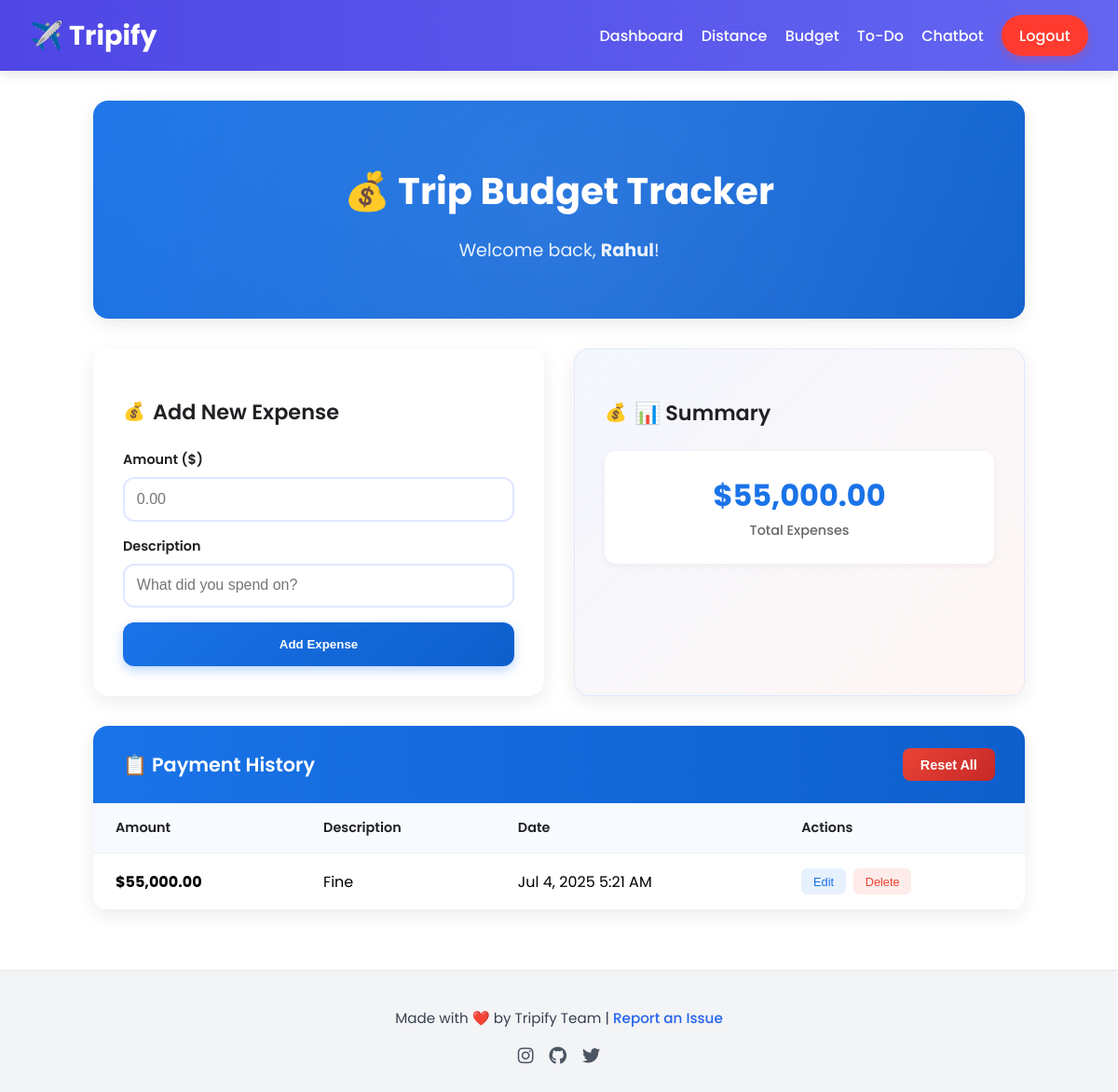
Page /modules/bugdet_Module/budget_solo.php (signed in) on the earlier database version.
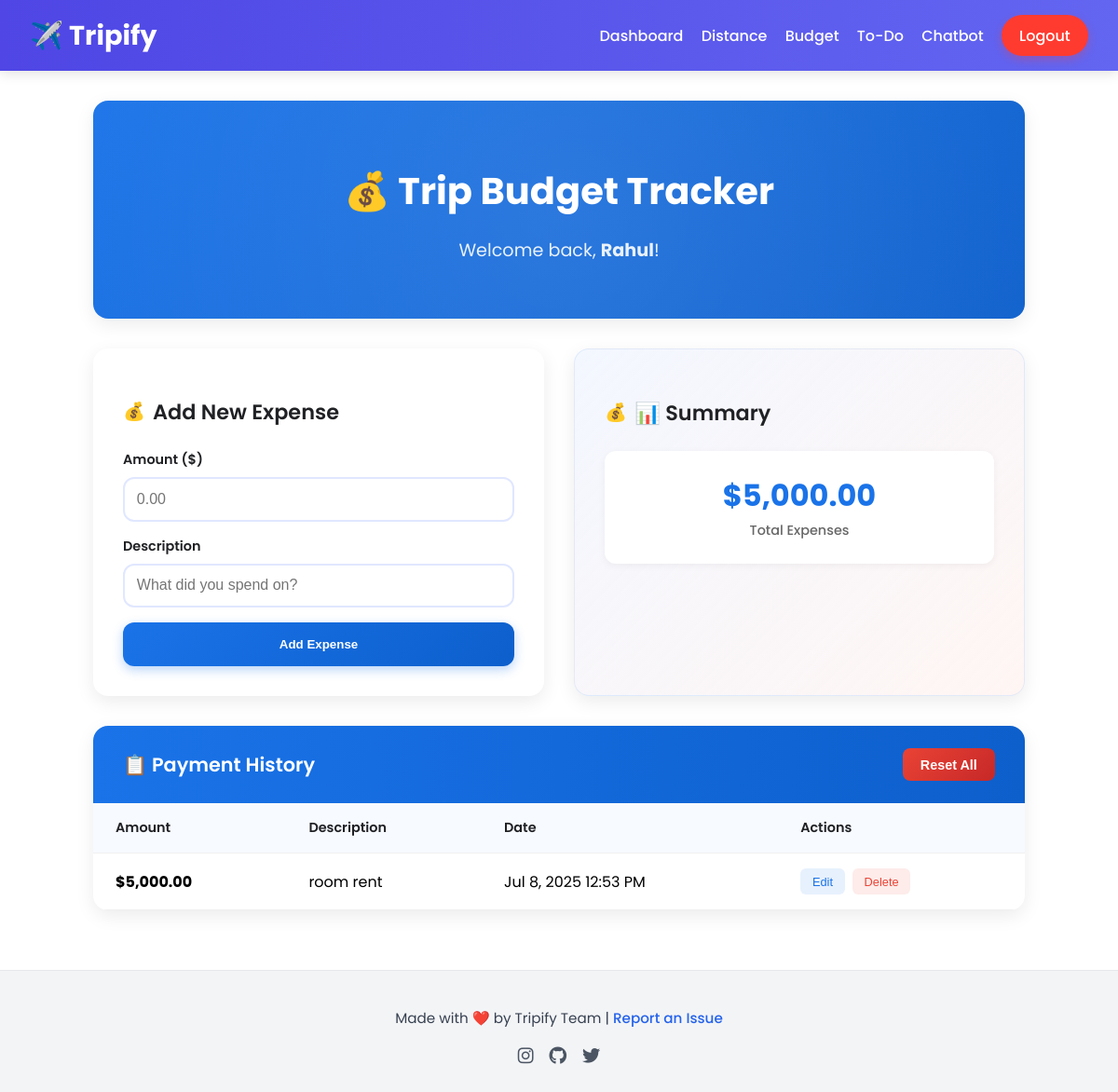
Same page on the later database version.
### tables this page shows
CREATE TABLE `expenses` (
  `id` int NOT NULL AUTO_INCREMENT,
  `user_id` int NOT NULL,
  `amount` decimal(10,2) NOT NULL,
  `description` varchar(255) DEFAULT NULL,
  `created_at` timestamp NULL DEFAULT CURRENT_TIMESTAMP,
  PRIMARY KEY (`id`),
  KEY `user_id` (`user_id`),
  CONSTRAINT `expenses_ibfk_1` FOREIGN KEY (`user_id`) REFERENCES `users` (`id`) ON DELETE CASCADE
);

### modules/bugdet_Module/budget_solo.php (the view, shortened to what this page needs)
<?php
include_once __DIR__ . '/../../includes/db.php';
$user_id = $_SESSION['user_id'];
$stmt = $pdo->prepare("SELECT username FROM users WHERE id = ?");
$stmt->execute([$user_id]);
$user = $stmt->fetch(PDO::FETCH_ASSOC);
$stmt = $pdo->prepare("SELECT * FROM expenses WHERE user_id = ? ORDER BY created_at DESC");
$stmt->execute([$user_id]);
$expenses = $stmt->fetchAll(PDO::FETCH_ASSOC);
$total_paid = 0;
foreach ($expenses as $exp) $total_paid += $exp['amount'];
?>
<?php include_once __DIR__ . '/../../includes/header.php'; ?>
<div class="budget-container">
    <div class="budget-header">
        <h1 class="budget-title">💰 Trip Budget Tracker</h1>
        <p class="welcome-text">Welcome back, <strong><?= htmlspecialchars($user['username']) ?></strong>!</p>
    </div>
    <div class="main-content">
        <div class="expense-form-card">
            <h2 class="form-title">Add New Expense</h2>
            <form class="expense-form" onsubmit="addPayment(event)">
                <div class="form-group">
                    <label class="form-label" for="amount">Amount ($)</label>
                    <input type="number" id="amount" class="form-input" placeholder="0.00" min="0.01" step="0.01" required>
                </div>
                <div class="form-group">
                    <label class="form-label" for="description">Description</label>
                    <input type="text" id="description" class="form-input" placeholder="What did you spend on?">
                </div>
                <button type="submit" class="btn-primary">Add Expense</button>
            </form>
        </div>
        <div class="summary-card">
            <h2 class="form-title">📊 Summary</h2>
            <div class="summary-stats">
                <div class="stat-item">
                    <span class="stat-value">$<?= number_format($total_paid, 2) ?></span>
                    <span class="stat-label">Total Expenses</span>
                </div>
            </div>
        </div>
    </div>
    <div class="history-section">
        <div class="section-header">
            <h3 class="section-title">📋 Payment History</h3>
            <button class="btn-danger" onclick="resetAll()">Reset All</button>
        </div>
        <?php if (empty($expenses)): ?>
            <div class="empty-state">
                <div class="empty-state-icon">📝</div>
                <p><strong>No expenses yet!</strong></p>
                <p>Start by adding your first expense above.</p>
            </div>
        <?php else: ?>
            <table class="history-table">
                <thead>
                    <tr>
                        <th>Amount</th>
                        <th>Description</th>
                        <th>Date</th>
                        <th>Actions</th>
                    </tr>
                </thead>
                <tbody>
                    <?php foreach ($expenses as $exp): ?>
                        <tr data-id="<?= $exp['id'] ?>">
                            <td><strong>$<?= number_format($exp['amount'], 2) ?></strong></td>
                            <td><?= htmlspecialchars($exp['description'] ?: 'No description') ?></td>
                            <td><?= date('M j, Y g:i A', strtotime($exp['created_at'])) ?></td>
                            <td>
                                <div class="action-buttons">
                                    <button class="btn-edit" onclick="editPayment(<?= $exp['id'] ?>, <?= $exp['amount'] ?>, '<?= htmlspecialchars(addslashes($exp['description'])) ?>')">Edit</button>
                                    <button class="btn-delete" onclick="deletePayment(<?= $exp['id'] ?>)">Delete</button>
                                </div>
                            </td>
                        </tr>
                    <?php endforeach; ?>
                </tbody>
            </table>
        <?php endif; ?>
    </div>
</div>
<?php include_once __DIR__ . '/../../includes/footer.php'; ?>

Differences in the rows shown:
removed expenses: amount "55,000.00", description "Fine", created_at "Jul 4, 2025 5:21 AM"
added expenses: amount "5,000.00", description "room rent", created_at "Jul 8, 2025 12:53 PM"
Other differences:
$total_paid: "55,000.00" → "5,000.00"
